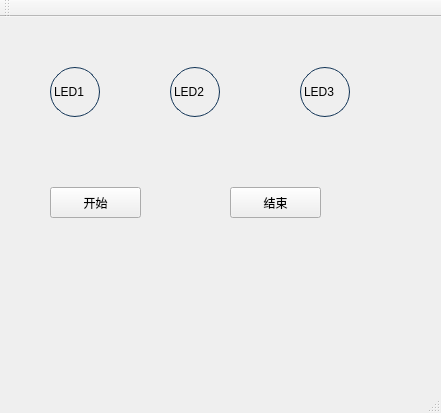
<?xml version="1.0" encoding="UTF-8"?>
<ui version="4.0">
 <class>RunWaterLED</class>
 <widget class="QMainWindow" name="RunWaterLED">
  <property name="geometry">
   <rect>
    <x>0</x>
    <y>0</y>
    <width>441</width>
    <height>413</height>
   </rect>
  </property>
  <property name="windowTitle">
   <string>RunWaterLED</string>
  </property>
  <property name="styleSheet">
   <string notr="true">QLabel{
border:1px solid#123456;
border-radius:25px;
}</string>
  </property>
  <widget class="QWidget" name="centralWidget">
   <widget class="QLabel" name="LedLabel1">
    <property name="geometry">
     <rect>
      <x>50</x>
      <y>50</y>
      <width>50</width>
      <height>50</height>
     </rect>
    </property>
    <property name="text">
     <string>LED1</string>
    </property>
   </widget>
   <widget class="QLabel" name="LedLabel2">
    <property name="geometry">
     <rect>
      <x>170</x>
      <y>50</y>
      <width>50</width>
      <height>50</height>
     </rect>
    </property>
    <property name="text">
     <string>LED2</string>
    </property>
   </widget>
   <widget class="QLabel" name="LedLabel3">
    <property name="geometry">
     <rect>
      <x>300</x>
      <y>50</y>
      <width>50</width>
      <height>50</height>
     </rect>
    </property>
    <property name="text">
     <string>LED3</string>
    </property>
   </widget>
   <widget class="QPushButton" name="StartBt">
    <property name="geometry">
     <rect>
      <x>50</x>
      <y>170</y>
      <width>91</width>
      <height>31</height>
     </rect>
    </property>
    <property name="text">
     <string>开始</string>
    </property>
   </widget>
   <widget class="QPushButton" name="EndBt">
    <property name="geometry">
     <rect>
      <x>230</x>
      <y>170</y>
      <width>91</width>
      <height>31</height>
     </rect>
    </property>
    <property name="text">
     <string>结束</string>
    </property>
   </widget>
  </widget>
  <widget class="QMenuBar" name="menuBar">
   <property name="geometry">
    <rect>
     <x>0</x>
     <y>0</y>
     <width>441</width>
     <height>23</height>
    </rect>
   </property>
  </widget>
  <widget class="QToolBar" name="mainToolBar">
   <attribute name="toolBarArea">
    <enum>TopToolBarArea</enum>
   </attribute>
   <attribute name="toolBarBreak">
    <bool>false</bool>
   </attribute>
  </widget>
  <widget class="QStatusBar" name="statusBar"/>
 </widget>
 <layoutdefault spacing="6" margin="11"/>
 <resources/>
 <connections/>
</ui>
